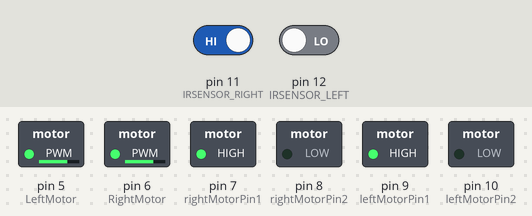
Bench run of a sketch on a simulated Arduino Uno, built with avr-gcc and run on an emulated ATmega328P. On the bench: switched loads named in the sketch (green lamp = pin HIGH). The test bench sets the inputs (shaded band); at power-on: pin 11 (IRSENSOR_RIGHT) HIGH, pin 12 (IRSENSOR_LEFT) LOW.

Above: at 1.2 s.
1.3 s: pin 11 (IRSENSOR_RIGHT) driven LOW
At 2.2 s:
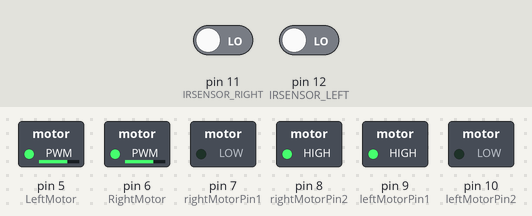
2.8 s: pin 12 (IRSENSOR_LEFT) driven HIGH
At 3.4 s:
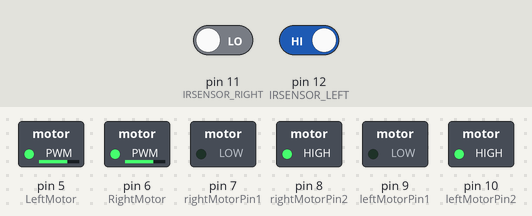
4.3 s: pin 11 (IRSENSOR_RIGHT) driven HIGH
At 5.5 s:
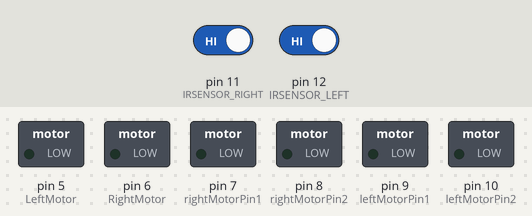
5.8 s: pin 12 (IRSENSOR_LEFT) driven LOW
At 6.8 s:
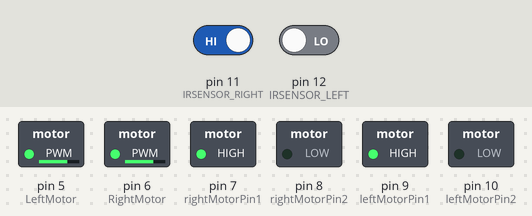
Timing chart, 0 to 8.3 s (numbered marks = the images above; inputs shaded):
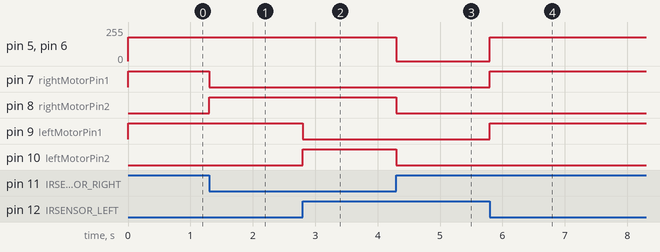

The sketch:

LineFollowingRobot.ino
```cpp
#define IRSENSOR_RIGHT 11
#define IRSENSOR_LEFT  12

#define MOTOR_SPEED 180

const int RightMotor = 6;
const int rightMotorPin1   = 7;
const int rightMotorPin2   = 8;

const int LeftMotor = 5;
const int leftMotorPin1   = 9;
const int leftMotorPin2   = 10;

void setup() {
  pinMode(RightMotor, OUTPUT);
  pinMode(rightMotorPin1, OUTPUT);
  pinMode(rightMotorPin2, OUTPUT);

  pinMode(LeftMotor, OUTPUT);
  pinMode(leftMotorPin1, OUTPUT);
  pinMode(leftMotorPin2, OUTPUT);

  pinMode(IRSENSOR_RIGHT, INPUT);
  pinMode(IRSENSOR_LEFT, INPUT);

  rotateMotor(0, 0);
}

void loop() {
  int rightIR = digitalRead(IRSENSOR_RIGHT);
  int leftIR  = digitalRead(IRSENSOR_LEFT);

  if (rightIR == LOW && leftIR == LOW) {
    rotateMotor(MOTOR_SPEED, MOTOR_SPEED);
  }
  else if (rightIR == HIGH && leftIR == LOW) {
    rotateMotor(-MOTOR_SPEED, MOTOR_SPEED);
  }
  else if (rightIR == LOW && leftIR == HIGH) {
    rotateMotor(MOTOR_SPEED, -MOTOR_SPEED);
  }
  else {
    rotateMotor(0, 0);
  }
}

void rotateMotor(int rightSpeed, int leftSpeed) {
  if (rightSpeed > 0) {
    digitalWrite(rightMotorPin1, LOW);
    digitalWrite(rightMotorPin2, HIGH);
  } else if (rightSpeed < 0) {
    digitalWrite(rightMotorPin1, HIGH);
    digitalWrite(rightMotorPin2, LOW);
  } else {
    digitalWrite(rightMotorPin1, LOW);
    digitalWrite(rightMotorPin2, LOW);
  }

  if (leftSpeed > 0) {
    digitalWrite(leftMotorPin1, HIGH);
    digitalWrite(leftMotorPin2, LOW);
  } else if (leftSpeed < 0) {
    digitalWrite(leftMotorPin1, LOW);
    digitalWrite(leftMotorPin2, HIGH);
  } else {
    digitalWrite(leftMotorPin1, LOW);
    digitalWrite(leftMotorPin2, LOW);
  }

  analogWrite(RightMotor, abs(rightSpeed));
  analogWrite(LeftMotor, abs(leftSpeed));
}
```

Measured:
- after the input at 1.3 s, pin 7 (rightMotorPin1): HIGH → LOW at once; pin 8 (rightMotorPin2): LOW → HIGH at once
- after the input at 2.8 s, pin 9 (leftMotorPin1): HIGH → LOW at once; pin 10 (leftMotorPin2): LOW → HIGH at once
- after the input at 4.3 s, pin 5 (LeftMotor), pin 6 (RightMotor): 180/255 → 0/255 at once; pin 8 (rightMotorPin2), pin 10 (leftMotorPin2): HIGH → LOW at once
- after the input at 5.8 s, pin 5 (LeftMotor), pin 6 (RightMotor): 0/255 → 180/255 at once; pin 7 (rightMotorPin1), pin 9 (leftMotorPin1): LOW → HIGH at once
